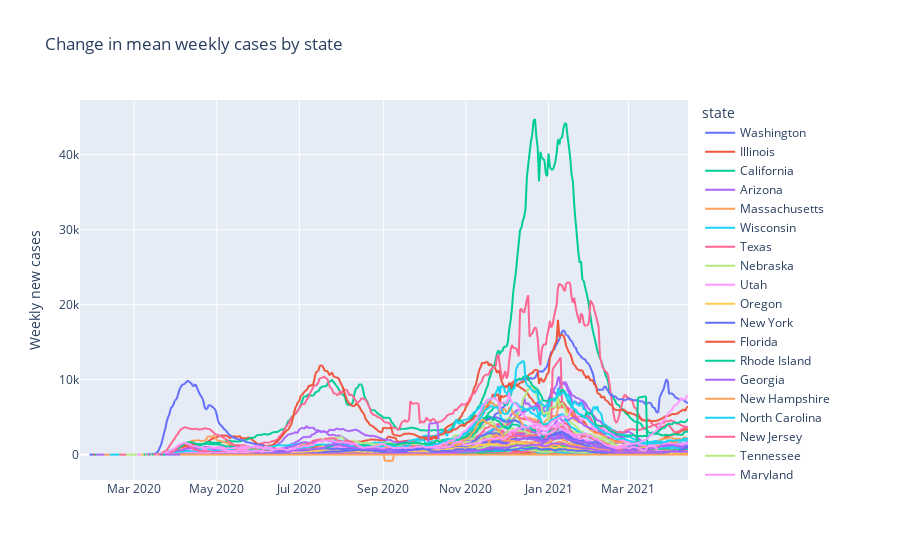

Notebook source saved alongside this figure:
### Code cell
px.line(data_frame = usa_df, x= 'date', y= 'weekly_rolling_new_cases',
        title="Change in mean weekly cases by state", color='state',
        labels={'weekly_rolling_new_cases':'Weekly new cases', 'date':''})

### Figure 1 — Plotly figure (JSON) as saved in the notebook; plotly's stock layout.template omitted (floating-point values rounded to 4 significant figures; data arrays with more than 128 entries replaced by an {"elided": "..."} marker saying what was removed)
{"data": [{"hovertemplate": "state=Washington<br>=%{x}<br>Weekly new cases=%{y}<extra></extra>", "legendgroup": "Washington", "line": {"color": "#636efa", "dash": "solid"}, "mode": "lines", "name": "Washington", "showlegend": true, "type": "scattergl", "x": {"elided": "450 str values"}, "xaxis": "x", "y": {"elided": "450 float values"}, "yaxis": "y"}, {"hovertemplate": "state=Illinois<br>=%{x}<br>Weekly new cases=%{y}<extra></extra>", "legendgroup": "Illinois", "line": {"color": "#EF553B", "dash": "solid"}, "mode": "lines", "name": "Illinois", "showlegend": true, "type": "scattergl", "x": {"elided": "447 str values"}, "xaxis": "x", "y": {"elided": "447 float values"}, "yaxis": "y"}, {"hovertemplate": "state=California<br>=%{x}<br>Weekly new cases=%{y}<extra></extra>", "legendgroup": "California", "line": {"color": "#00cc96", "dash": "solid"}, "mode": "lines", "name": "California", "showlegend": true, "type": "scattergl", "x": {"elided": "446 str values"}, "xaxis": "x", "y": {"elided": "446 float values"}, "yaxis": "y"}, {"hovertemplate": "state=Arizona<br>=%{x}<br>Weekly new cases=%{y}<extra></extra>", "legendgroup": "Arizona", "line": {"color": "#ab63fa", "dash": "solid"}, "mode": "lines", "name": "Arizona", "showlegend": true, "type": "scattergl", "x": {"elided": "445 str values"}, "xaxis": "x", "y": {"elided": "445 float values"}, "yaxis": "y"}, {"hovertemplate": "state=Massachusetts<br>=%{x}<br>Weekly new cases=%{y}<extra></extra>", "legendgroup": "Massachusetts", "line": {"color": "#FFA15A", "dash": "solid"}, "mode": "lines", "name": "Massachusetts", "showlegend": true, "type": "scattergl", "x": {"elided": "439 str values"}, "xaxis": "x", "y": {"elided": "439 float values"}, "yaxis": "y"}, {"hovertemplate": "state=Wisconsin<br>=%{x}<br>Weekly new cases=%{y}<extra></extra>", "legendgroup": "Wisconsin", "line": {"color": "#19d3f3", "dash": "solid"}, "mode": "lines", "name": "Wisconsin", "showlegend": true, "type": "scattergl", "x": {"elided": "435 str values"}, "xaxis": "x", "y": {"elided": "435 float values"}, "yaxis": "y"}, {"hovertemplate": "state=Texas<br>=%{x}<br>Weekly new cases=%{y}<extra></extra>", "legendgroup": "Texas", "line": {"color": "#FF6692", "dash": "solid"}, "mode": "lines", "name": "Texas", "showlegend": true, "type": "scattergl", "x": {"elided": "428 str values"}, "xaxis": "x", "y": {"elided": "428 float values"}, "yaxis": "y"}, {"hovertemplate": "state=Nebraska<br>=%{x}<br>Weekly new cases=%{y}<extra></extra>", "legendgroup": "Nebraska", "line": {"color": "#B6E880", "dash": "solid"}, "mode": "lines", "name": "Nebraska", "showlegend": true, "type": "scattergl", "x": {"elided": "423 str values"}, "xaxis": "x", "y": {"elided": "423 float values"}, "yaxis": "y"}, {"hovertemplate": "state=Utah<br>=%{x}<br>Weekly new cases=%{y}<extra></extra>", "legendgroup": "Utah", "line": {"color": "#FF97FF", "dash": "solid"}, "mode": "lines", "name": "Utah", "showlegend": true, "type": "scattergl", "x": {"elided": "415 str values"}, "xaxis": "x", "y": {"elided": "415 float values"}, "yaxis": "y"}, {"hovertemplate": "state=Oregon<br>=%{x}<br>Weekly new cases=%{y}<extra></extra>", "legendgroup": "Oregon", "line": {"color": "#FECB52", "dash": "solid"}, "mode": "lines", "name": "Oregon", "showlegend": true, "type": "scattergl", "x": {"elided": "412 str values"}, "xaxis": "x", "y": {"elided": "412 float values"}, "yaxis": "y"}, {"hovertemplate": "state=New York<br>=%{x}<br>Weekly new cases=%{y}<extra></extra>", "legendgroup": "New York", "line": {"color": "#636efa", "dash": "solid"}, "mode": "lines", "name": "New York", "showlegend": true, "type": "scattergl", "x": {"elided": "410 str values"}, "xaxis": "x", "y": {"elided": "410 float values"}, "yaxis": "y"}, {"hovertemplate": "state=Florida<br>=%{x}<br>Weekly new cases=%{y}<extra></extra>", "legendgroup": "Florida", "line": {"color": "#EF553B", "dash": "solid"}, "mode": "lines", "name": "Florida", "showlegend": true, "type": "scattergl", "x": {"elided": "410 str values"}, "xaxis": "x", "y": {"elided": "410 float values"}, "yaxis": "y"}, {"hovertemplate": "state=Rhode Island<br>=%{x}<br>Weekly new cases=%{y}<extra></extra>", "legendgroup": "Rhode Island", "line": {"color": "#00cc96", "dash": "solid"}, "mode": "lines", "name": "Rhode Island", "showlegend": true, "type": "scattergl", "x": {"elided": "410 str values"}, "xaxis": "x", "y": {"elided": "410 float values"}, "yaxis": "y"}, {"hovertemplate": "state=Georgia<br>=%{x}<br>Weekly new cases=%{y}<extra></extra>", "legendgroup": "Georgia", "line": {"color": "#ab63fa", "dash": "solid"}, "mode": "lines", "name": "Georgia", "showlegend": true, "type": "scattergl", "x": {"elided": "409 str values"}, "xaxis": "x", "y": {"elided": "409 float values"}, "yaxis": "y"}, {"hovertemplate": "state=New Hampshire<br>=%{x}<br>Weekly new cases=%{y}<extra></extra>", "legendgroup": "New Hampshire", "line": {"color": "#FFA15A", "dash": "solid"}, "mode": "lines", "name": "New Hampshire", "showlegend": true, "type": "scattergl", "x": {"elided": "409 str values"}, "xaxis": "x", "y": {"elided": "409 float values"}, "yaxis": "y"}, {"hovertemplate": "state=North Carolina<br>=%{x}<br>Weekly new cases=%{y}<extra></extra>", "legendgroup": "North Carolina", "line": {"color": "#19d3f3", "dash": "solid"}, "mode": "lines", "name": "North Carolina", "showlegend": true, "type": "scattergl", "x": {"elided": "408 str values"}, "xaxis": "x", "y": {"elided": "408 float values"}, "yaxis": "y"}, {"hovertemplate": "state=New Jersey<br>=%{x}<br>Weekly new cases=%{y}<extra></extra>", "legendgroup": "New Jersey", "line": {"color": "#FF6692", "dash": "solid"}, "mode": "lines", "name": "New Jersey", "showlegend": true, "type": "scattergl", "x": {"elided": "407 str values"}, "xaxis": "x", "y": {"elided": "407 float values"}, "yaxis": "y"}, {"hovertemplate": "state=Tennessee<br>=%{x}<br>Weekly new cases=%{y}<extra></extra>", "legendgroup": "Tennessee", "line": {"color": "#B6E880", "dash": "solid"}, "mode": "lines", "name": "Tennessee", "showlegend": true, "type": "scattergl", "x": {"elided": "406 str values"}, "xaxis": "x", "y": {"elided": "406 float values"}, "yaxis": "y"}, {"hovertemplate": "state=Maryland<br>=%{x}<br>Weekly new cases=%{y}<extra></extra>", "legendgroup": "Maryland", "line": {"color": "#FF97FF", "dash": "solid"}, "mode": "lines", "name": "Maryland", "showlegend": true, "type": "scattergl", "x": {"elided": "406 str values"}, "xaxis": "x", "y": {"elided": "406 float values"}, "yaxis": "y"}, {"hovertemplate": "state=Nevada<br>=%{x}<br>Weekly new cases=%{y}<extra></extra>", "legendgroup": "Nevada", "line": {"color": "#FECB52", "dash": "solid"}, "mode": "lines", "name": "Nevada", "showlegend": true, "type": "scattergl", "x": {"elided": "406 str values"}, "xaxis": "x", "y": {"elided": "406 float values"}, "yaxis": "y"}, {"hovertemplate": "state=Colorado<br>=%{x}<br>Weekly new cases=%{y}<extra></extra>", "legendgroup": "Colorado", "line": {"color": "#636efa", "dash": "solid"}, "mode": "lines", "name": "Colorado", "showlegend": true, "type": "scattergl", "x": {"elided": "406 str values"}, "xaxis": "x", "y": {"elided": "406 float values"}, "yaxis": "y"}, {"hovertemplate": "state=Hawaii<br>=%{x}<br>Weekly new cases=%{y}<extra></extra>", "legendgroup": "Hawaii", "line": {"color": "#EF553B", "dash": "solid"}, "mode": "lines", "name": "Hawaii", "showlegend": true, "type": "scattergl", "x": {"elided": "405 str values"}, "xaxis": "x", "y": {"elided": "405 float values"}, "yaxis": "y"}, {"hovertemplate": "state=Pennsylvania<br>=%{x}<br>Weekly new cases=%{y}<extra></extra>", "legendgroup": "Pennsylvania", "line": {"color": "#00cc96", "dash": "solid"}, "mode": "lines", "name": "Pennsylvania", "showlegend": true, "type": "scattergl", "x": {"elided": "405 str values"}, "xaxis": "x", "y": {"elided": "405 float values"}, "yaxis": "y"}, {"hovertemplate": "state=South Carolina<br>=%{x}<br>Weekly new cases=%{y}<extra></extra>", "legendgroup": "South Carolina", "line": {"color": "#ab63fa", "dash": "solid"}, "mode": "lines", "name": "South Carolina", "showlegend": true, "type": "scattergl", "x": {"elided": "405 str values"}, "xaxis": "x", "y": {"elided": "405 float values"}, "yaxis": "y"}, {"hovertemplate": "state=Minnesota<br>=%{x}<br>Weekly new cases=%{y}<extra></extra>", "legendgroup": "Minnesota", "line": {"color": "#FFA15A", "dash": "solid"}, "mode": "lines", "name": "Minnesota", "showlegend": true, "type": "scattergl", "x": {"elided": "405 str values"}, "xaxis": "x", "y": {"elided": "405 float values"}, "yaxis": "y"}, {"hovertemplate": "state=Indiana<br>=%{x}<br>Weekly new cases=%{y}<extra></extra>", "legendgroup": "Indiana", "line": {"color": "#19d3f3", "dash": "solid"}, "mode": "lines", "name": "Indiana", "showlegend": true, "type": "scattergl", "x": {"elided": "405 str values"}, "xaxis": "x", "y": {"elided": "405 float values"}, "yaxis": "y"}, {"hovertemplate": "state=Oklahoma<br>=%{x}<br>Weekly new cases=%{y}<extra></extra>", "legendgroup": "Oklahoma", "line": {"color": "#FF6692", "dash": "solid"}, "mode": "lines", "name": "Oklahoma", "showlegend": true, "type": "scattergl", "x": {"elided": "405 str values"}, "xaxis": "x", "y": {"elided": "405 float values"}, "yaxis": "y"}, {"hovertemplate": "state=Kentucky<br>=%{x}<br>Weekly new cases=%{y}<extra></extra>", "legendgroup": "Kentucky", "line": {"color": "#B6E880", "dash": "solid"}, "mode": "lines", "name": "Kentucky", "showlegend": true, "type": "scattergl", "x": {"elided": "405 str values"}, "xaxis": "x", "y": {"elided": "405 float values"}, "yaxis": "y"}, {"hovertemplate": "state=Virginia<br>=%{x}<br>Weekly new cases=%{y}<extra></extra>", "legendgroup": "Virginia", "line": {"color": "#FF97FF", "dash": "solid"}, "mode": "lines", "name": "Virginia", "showlegend": true, "type": "scattergl", "x": {"elided": "404 str values"}, "xaxis": "x", "y": {"elided": "404 float values"}, "yaxis": "y"}, {"hovertemplate": "state=District of Columbia<br>=%{x}<br>Weekly new cases=%{y}<extra></extra>", "legendgroup": "District of Columbia", "line": {"color": "#FECB52", "dash": "solid"}, "mode": "lines", "name": "District of Columbia", "showlegend": true, "type": "scattergl", "x": {"elided": "404 str values"}, "xaxis": "x", "y": {"elided": "404 float values"}, "yaxis": "y"}, {"hovertemplate": "state=Kansas<br>=%{x}<br>Weekly new cases=%{y}<extra></extra>", "legendgroup": "Kansas", "line": {"color": "#636efa", "dash": "solid"}, "mode": "lines", "name": "Kansas", "showlegend": true, "type": "scattergl", "x": {"elided": "404 str values"}, "xaxis": "x", "y": {"elided": "404 float values"}, "yaxis": "y"}, {"hovertemplate": "state=Vermont<br>=%{x}<br>Weekly new cases=%{y}<extra></extra>", "legendgroup": "Vermont", "line": {"color": "#EF553B", "dash": "solid"}, "mode": "lines", "name": "Vermont", "showlegend": true, "type": "scattergl", "x": {"elided": "404 str values"}, "xaxis": "x", "y": {"elided": "404 float values"}, "yaxis": "y"}, {"hovertemplate": "state=Missouri<br>=%{x}<br>Weekly new cases=%{y}<extra></extra>", "legendgroup": "Missouri", "line": {"color": "#00cc96", "dash": "solid"}, "mode": "lines", "name": "Missouri", "showlegend": true, "type": "scattergl", "x": {"elided": "404 str values"}, "xaxis": "x", "y": {"elided": "404 float values"}, "yaxis": "y"}, {"hovertemplate": "state=Connecticut<br>=%{x}<br>Weekly new cases=%{y}<extra></extra>", "legendgroup": "Connecticut", "line": {"color": "#ab63fa", "dash": "solid"}, "mode": "lines", "name": "Connecticut", "showlegend": true, "type": "scattergl", "x": {"elided": "403 str values"}, "xaxis": "x", "y": {"elided": "403 float values"}, "yaxis": "y"}, {"hovertemplate": "state=Iowa<br>=%{x}<br>Weekly new cases=%{y}<extra></extra>", "legendgroup": "Iowa", "line": {"color": "#FFA15A", "dash": "solid"}, "mode": "lines", "name": "Iowa", "showlegend": true, "type": "scattergl", "x": {"elided": "403 str values"}, "xaxis": "x", "y": {"elided": "403 float values"}, "yaxis": "y"}, {"hovertemplate": "state=Ohio<br>=%{x}<br>Weekly new cases=%{y}<extra></extra>", "legendgroup": "Ohio", "line": {"color": "#19d3f3", "dash": "solid"}, "mode": "lines", "name": "Ohio", "showlegend": true, "type": "scattergl", "x": {"elided": "402 str values"}, "xaxis": "x", "y": {"elided": "402 float values"}, "yaxis": "y"}, {"hovertemplate": "state=Louisiana<br>=%{x}<br>Weekly new cases=%{y}<extra></extra>", "legendgroup": "Louisiana", "line": {"color": "#FF6692", "dash": "solid"}, "mode": "lines", "name": "Louisiana", "showlegend": true, "type": "scattergl", "x": {"elided": "402 str values"}, "xaxis": "x", "y": {"elided": "402 float values"}, "yaxis": "y"}, {"hovertemplate": "state=South Dakota<br>=%{x}<br>Weekly new cases=%{y}<extra></extra>", "legendgroup": "South Dakota", "line": {"color": "#B6E880", "dash": "solid"}, "mode": "lines", "name": "South Dakota", "showlegend": true, "type": "scattergl", "x": {"elided": "401 str values"}, "xaxis": "x", "y": {"elided": "401 float values"}, "yaxis": "y"}, {"hovertemplate": "state=Michigan<br>=%{x}<br>Weekly new cases=%{y}<extra></extra>", "legendgroup": "Michigan", "line": {"color": "#FF97FF", "dash": "solid"}, "mode": "lines", "name": "Michigan", "showlegend": true, "type": "scattergl", "x": {"elided": "401 str values"}, "xaxis": "x", "y": {"elided": "401 float values"}, "yaxis": "y"}, {"hovertemplate": "state=North Dakota<br>=%{x}<br>Weekly new cases=%{y}<extra></extra>", "legendgroup": "North Dakota", "line": {"color": "#FECB52", "dash": "solid"}, "mode": "lines", "name": "North Dakota", "showlegend": true, "type": "scattergl", "x": {"elided": "400 str values"}, "xaxis": "x", "y": {"elided": "400 float values"}, "yaxis": "y"}, {"hovertemplate": "state=Arkansas<br>=%{x}<br>Weekly new cases=%{y}<extra></extra>", "legendgroup": "Arkansas", "line": {"color": "#636efa", "dash": "solid"}, "mode": "lines", "name": "Arkansas", "showlegend": true, "type": "scattergl", "x": {"elided": "400 str values"}, "xaxis": "x", "y": {"elided": "400 float values"}, "yaxis": "y"}, {"hovertemplate": "state=Wyoming<br>=%{x}<br>Weekly new cases=%{y}<extra></extra>", "legendgroup": "Wyoming", "line": {"color": "#EF553B", "dash": "solid"}, "mode": "lines", "name": "Wyoming", "showlegend": true, "type": "scattergl", "x": {"elided": "400 str values"}, "xaxis": "x", "y": {"elided": "400 float values"}, "yaxis": "y"}, {"hovertemplate": "state=Delaware<br>=%{x}<br>Weekly new cases=%{y}<extra></extra>", "legendgroup": "Delaware", "line": {"color": "#00cc96", "dash": "solid"}, "mode": "lines", "name": "Delaware", "showlegend": true, "type": "scattergl", "x": {"elided": "400 str values"}, "xaxis": "x", "y": {"elided": "400 float values"}, "yaxis": "y"}, {"hovertemplate": "state=Mississippi<br>=%{x}<br>Weekly new cases=%{y}<extra></extra>", "legendgroup": "Mississippi", "line": {"color": "#ab63fa", "dash": "solid"}, "mode": "lines", "name": "Mississippi", "showlegend": true, "type": "scattergl", "x": {"elided": "400 str values"}, "xaxis": "x", "y": {"elided": "400 float values"}, "yaxis": "y"}, {"hovertemplate": "state=New Mexico<br>=%{x}<br>Weekly new cases=%{y}<extra></extra>", "legendgroup": "New Mexico", "line": {"color": "#FFA15A", "dash": "solid"}, "mode": "lines", "name": "New Mexico", "showlegend": true, "type": "scattergl", "x": {"elided": "400 str values"}, "xaxis": "x", "y": {"elided": "400 float values"}, "yaxis": "y"}, {"hovertemplate": "state=Alaska<br>=%{x}<br>Weekly new cases=%{y}<extra></extra>", "legendgroup": "Alaska", "line": {"color": "#19d3f3", "dash": "solid"}, "mode": "lines", "name": "Alaska", "showlegend": true, "type": "scattergl", "x": {"elided": "399 str values"}, "xaxis": "x", "y": {"elided": "399 float values"}, "yaxis": "y"}, {"hovertemplate": "state=Maine<br>=%{x}<br>Weekly new cases=%{y}<extra></extra>", "legendgroup": "Maine", "line": {"color": "#FF6692", "dash": "solid"}, "mode": "lines", "name": "Maine", "showlegend": true, "type": "scattergl", "x": {"elided": "399 str values"}, "xaxis": "x", "y": {"elided": "399 float values"}, "yaxis": "y"}, {"hovertemplate": "state=Montana<br>=%{x}<br>Weekly new cases=%{y}<extra></extra>", "legendgroup": "Montana", "line": {"color": "#B6E880", "dash": "solid"}, "mode": "lines", "name": "Montana", "showlegend": true, "type": "scattergl", "x": {"elided": "398 str values"}, "xaxis": "x", "y": {"elided": "398 float values"}, "yaxis": "y"}, {"hovertemplate": "state=Alabama<br>=%{x}<br>Weekly new cases=%{y}<extra></extra>", "legendgroup": "Alabama", "line": {"color": "#FF97FF", "dash": "solid"}, "mode": "lines", "name": "Alabama", "showlegend": true, "type": "scattergl", "x": {"elided": "398 str values"}, "xaxis": "x", "y": {"elided": "398 float values"}, "yaxis": "y"}, {"hovertemplate": "state=Idaho<br>=%{x}<br>Weekly new cases=%{y}<extra></extra>", "legendgroup": "Idaho", "line": {"color": "#FECB52", "dash": "solid"}, "mode": "lines", "name": "Idaho", "showlegend": true, "type": "scattergl", "x": {"elided": "398 str values"}, "xaxis": "x", "y": {"elided": "398 float values"}, "yaxis": "y"}, {"hovertemplate": "state=Puerto Rico<br>=%{x}<br>Weekly new cases=%{y}<extra></extra>", "legendgroup": "Puerto Rico", "line": {"color": "#636efa", "dash": "solid"}, "mode": "lines", "name": "Puerto Rico", "showlegend": true, "type": "scattergl", "x": {"elided": "398 str values"}, "xaxis": "x", "y": {"elided": "398 float values"}, "yaxis": "y"}, {"hovertemplate": "state=Virgin Islands<br>=%{x}<br>Weekly new cases=%{y}<extra></extra>", "legendgroup": "Virgin Islands", "line": {"color": "#EF553B", "dash": "solid"}, "mode": "lines", "name": "Virgin Islands", "showlegend": true, "type": "scattergl", "x": {"elided": "397 str values"}, "xaxis": "x", "y": {"elided": "397 float values"}, "yaxis": "y"}, {"hovertemplate": "state=Guam<br>=%{x}<br>Weekly new cases=%{y}<extra></extra>", "legendgroup": "Guam", "line": {"color": "#00cc96", "dash": "solid"}, "mode": "lines", "name": "Guam", "showlegend": true, "type": "scattergl", "x": {"elided": "396 str values"}, "xaxis": "x", "y": {"elided": "396 float values"}, "yaxis": "y"}, {"hovertemplate": "state=West Virginia<br>=%{x}<br>Weekly new cases=%{y}<extra></extra>", "legendgroup": "West Virginia", "line": {"color": "#ab63fa", "dash": "solid"}, "mode": "lines", "name": "West Virginia", "showlegend": true, "type": "scattergl", "x": {"elided": "394 str values"}, "xaxis": "x", "y": {"elided": "394 float values"}, "yaxis": "y"}, {"hovertemplate": "state=Northern Mariana Islands<br>=%{x}<br>Weekly new cases=%{y}<extra></extra>", "legendgroup": "Northern Mariana Islands", "line": {"color": "#FFA15A", "dash": "solid"}, "mode": "lines", "name": "Northern Mariana Islands", "showlegend": true, "type": "scattergl", "x": {"elided": "383 str values"}, "xaxis": "x", "y": {"elided": "383 float values"}, "yaxis": "y"}], "layout": {"autosize": true, "legend": {"title": {"text": "state"}, "tracegroupgap": 0}, "title": {"text": "Change in mean weekly cases by state"}, "xaxis": {"anchor": "y", "autorange": true, "domain": [0, 1], "range": ["2020-01-21", "2021-04-14"], "title": {"text": ""}, "type": "date"}, "yaxis": {"anchor": "x", "autorange": true, "domain": [0, 1], "range": [-3380.0, 47300.0], "title": {"text": "Weekly new cases"}, "type": "linear"}}}
